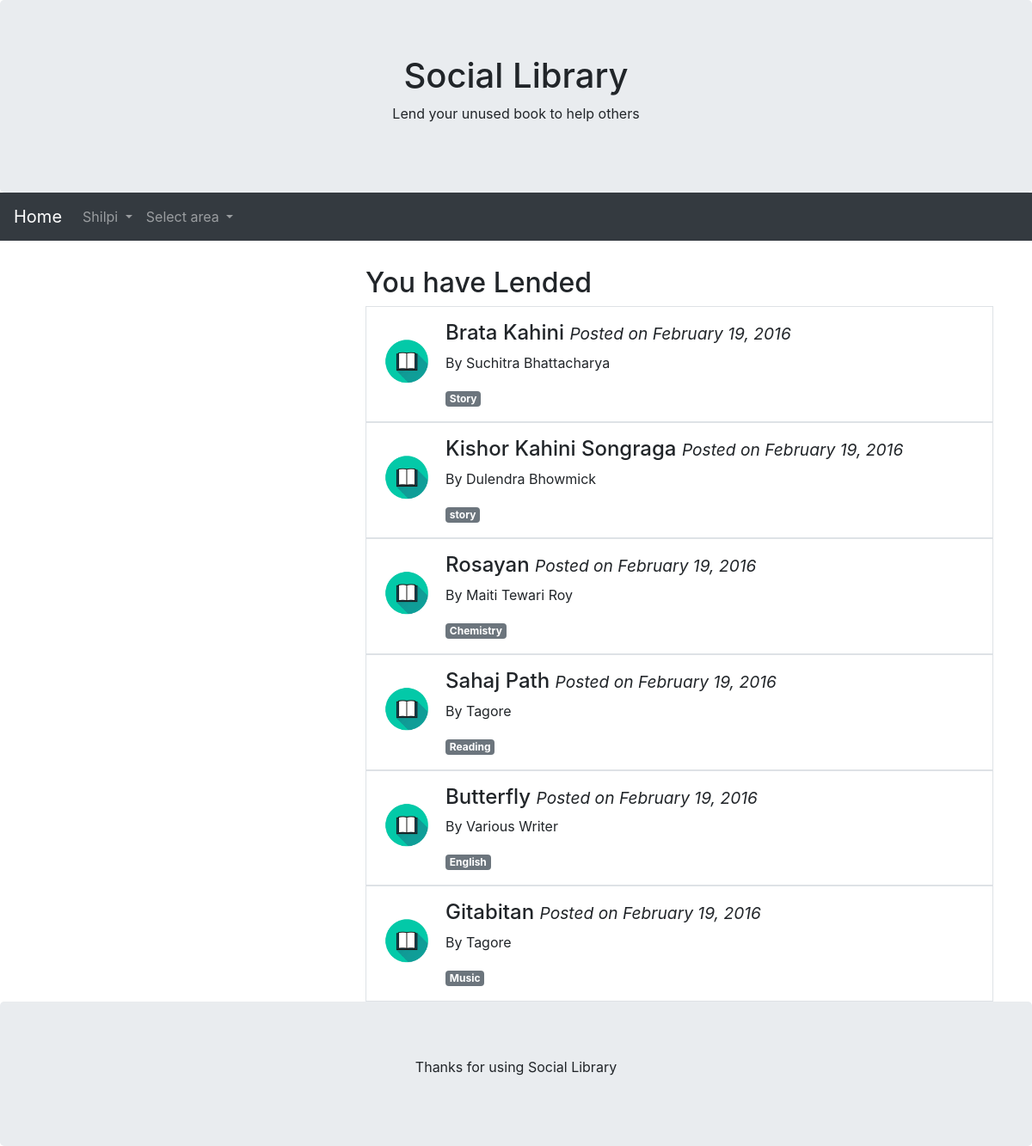
/mybooks.php (signed in), run on the app's committed database.
### tables this page shows
CREATE TABLE IF NOT EXISTS `book_list` (
`book_id` int(11) NOT NULL,
  `owner_id` int(100) NOT NULL,
  `name` varchar(200) NOT NULL,
  `writer` varchar(200) NOT NULL,
  `category` varchar(150) NOT NULL,
  `copies` int(50) NOT NULL,
  `date` date NOT NULL
);

### mybooks.php (the view, shortened to what this page needs)
<?php
require_once("utility/Database.php");
$userid = $_SESSION["user_id"];
?>
<!DOCTYPE html>
<html lang="en">
<?php
include_once("header.php");
?>
<body>
    <?php
    include_once("top.php");
    ?>
    <div class="container" style="margin-top:30px">
        <div class="row">
            <div class="col-sm-4">
            </div>
            <div class="col-sm-8">
                 <h2>You have Lended</h2>
                <?php
                $sql = "SELECT  `book_list` . `book_id` , `owner_id` , `book_list` . `name` , `category` , `writer` FROM `book_list`
                 join `users` on `book_list` . `owner_id` = `users` . `user_id` WHERE `book_list` . `owner_id` = '$userid'";
                $result = $conn->query($sql);
                if ($result->num_rows > 0) {
                    while ($row = $result->fetch_assoc()) {
                        ?>
                        <div class="media border p-3">
                            <img src="images/book.png" alt="John Doe" class="mr-3 mt-3 rounded-circle" style="width:60px;">
                            <div class="media-body">
                                <h4><?= $row["name"] ?> <small><i>Posted on February 19, 2016</i></small></h4>
                                <p>By <?= $row["writer"] ?></p>
                                <span class="badge badge-secondary"><?= $row["category"] ?></span>
                            </div>
                        </div>
                    <?php
                }
            } else {
                echo "No result found";
            }
            ?>
            </div>
        </div>
    </div>
    <?php
    include_once("footer.php");
    ?>
</body>
</html>

### data on the page
book_list: name "Brata Kahini", writer "Suchitra Bhattacharya", category "Story"
book_list: name "Kishor Kahini Songraga", writer "Dulendra Bhowmick", category "story"
book_list: name "Rosayan", writer "Maiti Tewari Roy", category "Chemistry"
book_list: name "Sahaj Path", writer "Tagore", category "Reading"
book_list: name "Butterfly", writer "Various Writer", category "English"
book_list: name "Gitabitan", writer "Tagore", category "Music"

### other printed values
$_SESSION["user_name"] "Shilpi"
